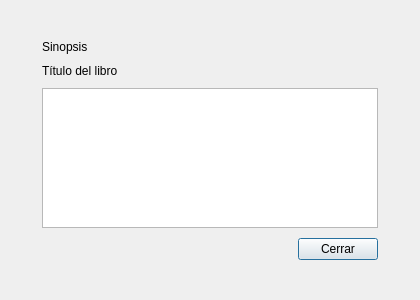
<?xml version="1.0" encoding="UTF-8"?>
<ui version="4.0">
 <class>DialogoSinopsis</class>
 <widget class="QDialog" name="DialogoSinopsis">
  <property name="geometry">
   <rect>
    <x>0</x>
    <y>0</y>
    <width>420</width>
    <height>300</height>
   </rect>
  </property>
  <property name="windowTitle">
   <string>Sinopsis del Libro</string>
  </property>
  <property name="modal">
   <bool>true</bool>
  </property>
  <layout class="QVBoxLayout" name="verticalLayoutDialogo">
   <property name="leftMargin">
    <number>20</number>
   </property>
   <property name="topMargin">
    <number>20</number>
   </property>
   <property name="rightMargin">
    <number>20</number>
   </property>
   <property name="bottomMargin">
    <number>20</number>
   </property>
   <item>
    <widget class="QFrame" name="tarjetaFormulario">
     <layout class="QVBoxLayout" name="verticalLayoutTarjeta">
      <property name="spacing">
       <number>10</number>
      </property>
      <property name="leftMargin">
       <number>22</number>
      </property>
      <property name="topMargin">
       <number>20</number>
      </property>
      <property name="rightMargin">
       <number>22</number>
      </property>
      <property name="bottomMargin">
       <number>20</number>
      </property>
      <item>
       <widget class="QLabel" name="lblTituloFormulario">
        <property name="text">
         <string>Sinopsis</string>
        </property>
       </widget>
      </item>
      <item>
       <widget class="QLabel" name="lblLibroSinopsis">
        <property name="text">
         <string>Título del libro</string>
        </property>
        <property name="wordWrap">
         <bool>true</bool>
        </property>
       </widget>
      </item>
      <item>
       <widget class="QPlainTextEdit" name="txtDetalleSinopsis">
        <property name="readOnly">
         <bool>true</bool>
        </property>
       </widget>
      </item>
      <item>
       <layout class="QHBoxLayout" name="horizontalLayoutCerrar">
        <item>
         <spacer name="horizontalSpacerCerrar">
          <property name="orientation">
           <enum>Qt::Orientation::Horizontal</enum>
          </property>
          <property name="sizeHint" stdset="0">
           <size>
            <width>40</width>
            <height>20</height>
           </size>
          </property>
         </spacer>
        </item>
        <item>
         <widget class="QPushButton" name="btnCerrarSinopsis">
          <property name="cursor">
           <cursorShape>PointingHandCursor</cursorShape>
          </property>
          <property name="text">
           <string>Cerrar</string>
          </property>
         </widget>
        </item>
       </layout>
      </item>
     </layout>
    </widget>
   </item>
  </layout>
 </widget>
 <resources/>
 <connections/>
</ui>
